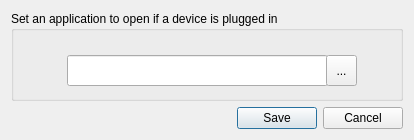
<?xml version="1.0" encoding="UTF-8"?>
<ui version="4.0">
 <class>Settings</class>
 <widget class="QDialog" name="Settings">
  <property name="geometry">
   <rect>
    <x>0</x>
    <y>0</y>
    <width>414</width>
    <height>140</height>
   </rect>
  </property>
  <property name="windowTitle">
   <string>UDMon settings</string>
  </property>
  <property name="windowIcon">
   <iconset resource="images.qrc">
    <normaloff>:/icons/drive.png</normaloff>:/icons/drive.png</iconset>
  </property>
  <layout class="QVBoxLayout" name="verticalLayout_2">
   <item>
    <layout class="QVBoxLayout" name="verticalLayout">
     <item>
      <widget class="QGroupBox" name="groupBox">
       <property name="sizePolicy">
        <sizepolicy hsizetype="Preferred" vsizetype="Expanding">
         <horstretch>0</horstretch>
         <verstretch>0</verstretch>
        </sizepolicy>
       </property>
       <property name="title">
        <string>Set an application to open if a device is plugged in</string>
       </property>
       <widget class="QLineEdit" name="lineEdit">
        <property name="geometry">
         <rect>
          <x>56</x>
          <y>44</y>
          <width>261</width>
          <height>31</height>
         </rect>
        </property>
       </widget>
       <widget class="QToolButton" name="toolButton">
        <property name="geometry">
         <rect>
          <x>315</x>
          <y>44</y>
          <width>31</width>
          <height>31</height>
         </rect>
        </property>
        <property name="text">
         <string>...</string>
        </property>
       </widget>
      </widget>
     </item>
    </layout>
   </item>
   <item>
    <layout class="QHBoxLayout" name="horizontalLayout">
     <item>
      <spacer name="horizontalSpacer">
       <property name="orientation">
        <enum>Qt::Horizontal</enum>
       </property>
       <property name="sizeHint" stdset="0">
        <size>
         <width>40</width>
         <height>20</height>
        </size>
       </property>
      </spacer>
     </item>
     <item>
      <widget class="QPushButton" name="pbOK">
       <property name="sizePolicy">
        <sizepolicy hsizetype="Minimum" vsizetype="Fixed">
         <horstretch>0</horstretch>
         <verstretch>0</verstretch>
        </sizepolicy>
       </property>
       <property name="baseSize">
        <size>
         <width>0</width>
         <height>0</height>
        </size>
       </property>
       <property name="text">
        <string>Save</string>
       </property>
       <property name="default">
        <bool>true</bool>
       </property>
       <property name="flat">
        <bool>false</bool>
       </property>
      </widget>
     </item>
     <item>
      <widget class="QPushButton" name="pbCancel">
       <property name="text">
        <string>Cancel</string>
       </property>
      </widget>
     </item>
    </layout>
   </item>
  </layout>
 </widget>
 <resources>
  <include location="images.qrc"/>
 </resources>
 <connections/>
</ui>
